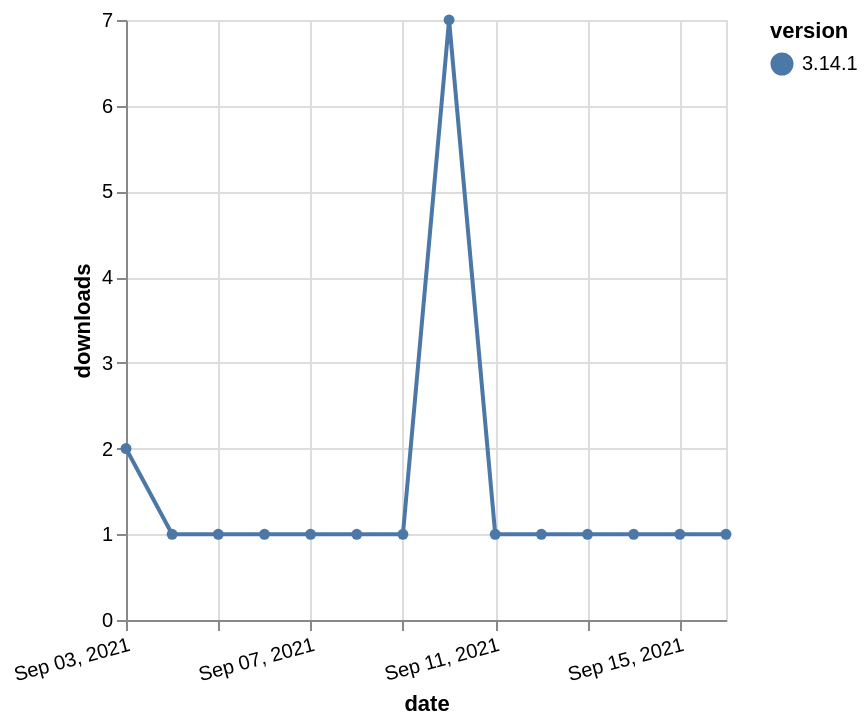

Describe this chart as a Vega-Lite specification.
### Vega-Lite specification from a JSON file in a GitHub repository (floating-point values rounded to 4 significant figures)
{"$schema": "https://vega.github.io/schema/vega-lite/v5.json", "description": "A simple bar chart with embedded data.", "data": {"values": [{"date": "2021-09-03", "total": 518, "delta": 2, "version": "3.14.1"}, {"date": "2021-09-04", "total": 519, "delta": 1, "version": "3.14.1"}, {"date": "2021-09-05", "total": 520, "delta": 1, "version": "3.14.1"}, {"date": "2021-09-06", "total": 521, "delta": 1, "version": "3.14.1"}, {"date": "2021-09-07", "total": 522, "delta": 1, "version": "3.14.1"}, {"date": "2021-09-08", "total": 523, "delta": 1, "version": "3.14.1"}, {"date": "2021-09-09", "total": 524, "delta": 1, "version": "3.14.1"}, {"date": "2021-09-10", "total": 531, "delta": 7, "version": "3.14.1"}, {"date": "2021-09-11", "total": 532, "delta": 1, "version": "3.14.1"}, {"date": "2021-09-12", "total": 533, "delta": 1, "version": "3.14.1"}, {"date": "2021-09-13", "total": 534, "delta": 1, "version": "3.14.1"}, {"date": "2021-09-14", "total": 535, "delta": 1, "version": "3.14.1"}, {"date": "2021-09-15", "total": 536, "delta": 1, "version": "3.14.1"}, {"date": "2021-09-16", "total": 537, "delta": 1, "version": "3.14.1"}]}, "width": "container", "mark": {"type": "line", "point": {"filled": true}}, "encoding": {"x": {"field": "date", "type": "temporal", "timeUnit": "yearmonthdate", "title": "date", "axis": {"labelAngle": -15}}, "y": {"field": "delta", "type": "quantitative", "title": "downloads"}, "color": {"field": "version", "type": "nominal"}, "tooltip": {"field": "delta"}}}
